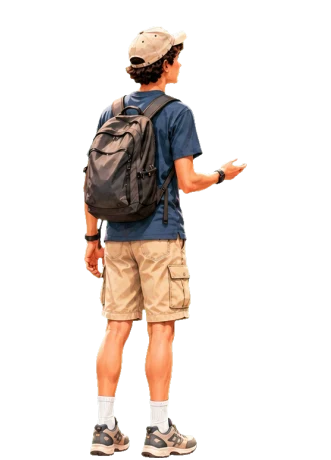
#> input picture specialists/source-art/stand-0.webp, 331 x 460 px
$ python make-figure.py ../specialists/source-art/stand-0.webp out.png
#> lines starting #> are read from the running program, lines starting #| are printed output that depends on the picture; after the words box and inside, x2 and y2 are one past the last pixel; in counts of white or black regions, pixels touching at a corner belong together
#!/usr/bin/env python3
"""
Turn a game sprite (PNG/WebP with transparency) into a printable flat figure (binary STL).

The silhouette is extruded into a slab, so the mesh is closed by construction:
top cap + bottom cap (the same triangulation) + one wall quad per contour edge.
Every edge then belongs to exactly two triangles (watertight), which the site checks
again in the browser on the delivered file.

Only numpy and Pillow. No 3D model, no network.

usage: make-figure.py SRC OUT.stl [--frame COL,ROW --grid COLS,ROWS] [--height-mm 80] [--thick-mm 6]
                      [--eps-px 1.2] [--preview OUT.png]
"""
import argparse
import json
import struct
from collections import deque

import numpy as np
from PIL import Image


# ------------------------------------------------------------------ mask
def load_mask(path, frame=None, grid=None, alpha=128, blur=2.0):
    im = Image.open(path).convert('RGBA')
    if frame and grid:
        cols, rows = grid
        fw, fh = im.width // cols, im.height // rows
        c, r = frame
        im = im.crop((c * fw, r * fh, (c + 1) * fw, (r + 1) * fh))
    # a light blur of the alpha before thresholding: smooth outline instead of the sprite's pixel steps
    from PIL import ImageFilter

    al = im.getchannel('A')
    if blur:
        al = al.filter(ImageFilter.GaussianBlur(blur))
    a = np.array(al) >= alpha
    return a, im


def dilate(m):
    p = np.pad(m, 1)
    return p[1:-1, 1:-1] | p[:-2, 1:-1] | p[2:, 1:-1] | p[1:-1, :-2] | p[1:-1, 2:]


def erode(m):
    p = np.pad(m, 1)
    return p[1:-1, 1:-1] & p[:-2, 1:-1] & p[2:, 1:-1] & p[1:-1, :-2] & p[1:-1, 2:]


def largest_component(m):
    h, w = m.shape
    lab = np.zeros(m.shape, np.int32)
    best, best_n, n = 0, 0, 0
    for y, x in zip(*np.nonzero(m)):
        if lab[y, x]:
            continue
        n += 1
        q = deque([(y, x)])
        lab[y, x] = n
        size = 0
        while q:
            cy, cx = q.popleft()
            size += 1
            for ny, nx in ((cy - 1, cx), (cy + 1, cx), (cy, cx - 1), (cy, cx + 1)):
                if 0 <= ny < h and 0 <= nx < w and m[ny, nx] and not lab[ny, nx]:
                    lab[ny, nx] = n
                    q.append((ny, nx))
        if size > best_n:
            best, best_n = n, size
    return lab == best


def fill_holes(m):
    """Background not reachable from the border is a hole: fill it (a solid figure)."""
    h, w = m.shape
    seen = np.zeros(m.shape, bool)
    q = deque()
    for y in range(h):
        for x in (0, w - 1):
            if not m[y, x] and not seen[y, x]:
                seen[y, x] = True
                q.append((y, x))
    for x in range(w):
        for y in (0, h - 1):
            if not m[y, x] and not seen[y, x]:
                seen[y, x] = True
                q.append((y, x))
    while q:
        cy, cx = q.popleft()
        for ny, nx in ((cy - 1, cx), (cy + 1, cx), (cy, cx - 1), (cy, cx + 1)):
            if 0 <= ny < h and 0 <= nx < w and not m[ny, nx] and not seen[ny, nx]:
                seen[ny, nx] = True
                q.append((ny, nx))
    return ~seen


def remove_pinches(m):
    """Two pixels touching only at a corner make the outline touch itself: fill one of the gaps."""
    for _ in range(20):
        a, b, c, d = m[:-1, :-1], m[:-1, 1:], m[1:, :-1], m[1:, 1:]
        p1 = a & d & ~b & ~c
        p2 = b & c & ~a & ~d
        if not (p1.any() or p2.any()):
            return m
        m = m.copy()
        m[:-1, 1:] |= p1
        m[:-1, :-1] |= p2
    return m


def clean_mask(m, close=2):
    m = np.pad(m, 2)
    for _ in range(close):
        m = dilate(m)
    for _ in range(close):
        m = erode(m)
    m = largest_component(m)
    m = fill_holes(m)
    m = remove_pinches(m)
    return m


# ------------------------------------------------------------------ outline
def trace_outline(m):
    """Walk the pixel-edge boundary of a single filled, hole-free region. Returns corner points, CCW in y-up."""
    h, w = m.shape
    nxt = {}
    # directed edges with the filled pixel on the left (image coords, y down → this is clockwise on screen)
    for y, x in zip(*np.nonzero(m)):
        if y == 0 or not m[y - 1, x]:
            nxt[(x + 1, y)] = (x, y)  # top edge, right→left
        if y == h - 1 or not m[y + 1, x]:
            nxt[(x, y + 1)] = (x + 1, y + 1)  # bottom edge, left→right
        if x == 0 or not m[y, x - 1]:
            nxt[(x, y)] = (x, y + 1)  # left edge, down
        if x == w - 1 or not m[y, x + 1]:
            nxt[(x + 1, y + 1)] = (x + 1, y)  # right edge, up
    start = min(nxt)
    pts = [start]
    cur = nxt[start]
    guard = 0
    while cur != start:
        pts.append(cur)
        cur = nxt[cur]
        guard += 1
        if guard > len(nxt) + 2:
            raise RuntimeError('outline did not close')
    if len(pts) != len(nxt):
        raise RuntimeError(f'outline is not a single loop ({len(pts)} of {len(nxt)} edges)')
    return np.array(pts, float)


def dp(pts, eps):
    """Douglas–Peucker on an open polyline."""
    if len(pts) < 3:
        return pts
    a, b = pts[0], pts[-1]
    ab = b - a
    L = np.hypot(*ab)
    if L == 0:
        d = np.hypot(*(pts - a).T)
    else:
        d = np.abs(ab[0] * (pts[:, 1] - a[1]) - ab[1] * (pts[:, 0] - a[0])) / L
    i = int(np.argmax(d))
    if d[i] <= eps:
        return np.array([a, b])
    left = dp(pts[: i + 1], eps)
    right = dp(pts[i:], eps)
    return np.vstack([left[:-1], right])


def simplify_closed(pts, eps):
    # split the loop at the two points farthest apart, simplify both halves
    i = 0
    j = int(np.argmax(np.hypot(*(pts - pts[0]).T)))
    a = dp(np.vstack([pts[i : j + 1]]), eps)
    b = dp(np.vstack([pts[j:], pts[:1]]), eps)
    out = np.vstack([a[:-1], b[:-1]])
    return out


def seg_intersect(p1, p2, p3, p4):
    def orient(a, b, c):
        return (b[0] - a[0]) * (c[1] - a[1]) - (b[1] - a[1]) * (c[0] - a[0])

    d1, d2 = orient(p3, p4, p1), orient(p3, p4, p2)
    d3, d4 = orient(p1, p2, p3), orient(p1, p2, p4)
    return (d1 > 0) != (d2 > 0) and (d3 > 0) != (d4 > 0) and d1 * d2 < 0 and d3 * d4 < 0


def is_simple(poly):
    n = len(poly)
    for i in range(n):
        a, b = poly[i], poly[(i + 1) % n]
        for j in range(i + 2, n):
            if i == 0 and j == n - 1:
                continue
            if seg_intersect(a, b, poly[j], poly[(j + 1) % n]):
                return False
    return True


def signed_area(poly):
    x, y = poly[:, 0], poly[:, 1]
    return 0.5 * float(np.dot(x, np.roll(y, -1)) - np.dot(np.roll(x, -1), y))


# ------------------------------------------------------------------ triangulation (ear clipping, CCW polygon)
def triangulate(poly):
    n = len(poly)
    idx = list(range(n))
    tris = []

    def cross(o, a, b):
        return (a[0] - o[0]) * (b[1] - o[1]) - (a[1] - o[1]) * (b[0] - o[0])

    def inside(p, a, b, c):
        return cross(a, b, p) >= 0 and cross(b, c, p) >= 0 and cross(c, a, p) >= 0

    guard = 0
    while len(idx) > 3:
        guard += 1
        if guard > 10 * n * n:
            raise RuntimeError('ear clipping stuck')
        found = False
        m = len(idx)
        for k in range(m):
            i0, i1, i2 = idx[(k - 1) % m], idx[k], idx[(k + 1) % m]
            a, b, c = poly[i0], poly[i1], poly[i2]
            if cross(a, b, c) <= 1e-12:
                continue  # reflex or degenerate
            if any(inside(poly[j], a, b, c) for j in idx if j not in (i0, i1, i2)):
                continue
            tris.append((i0, i1, i2))
            del idx[k]
            found = True
            break
        if not found:
            # drop a collinear vertex, if any, and retry
            for k in range(len(idx)):
                i0, i1, i2 = idx[(k - 1) % len(idx)], idx[k], idx[(k + 1) % len(idx)]
                if abs(cross(poly[i0], poly[i1], poly[i2])) <= 1e-12:
                    del idx[k]
                    found = True
                    break
        if not found:
            raise RuntimeError('no ear found: polygon is not simple')
    tris.append(tuple(idx))
    return tris


# ------------------------------------------------------------------ mesh
def extrude(poly_mm, tris, thick):
    """Closed slab: bottom (z=0, facing down), top (z=thick, facing up), walls. Outward normals for a CCW polygon."""
    n = len(poly_mm)
    V = [(x, y, 0.0) for x, y in poly_mm] + [(x, y, thick) for x, y in poly_mm]
    F = []
    for a, b, c in tris:
        F.append((n + a, n + b, n + c))  # top, CCW seen from +z
        F.append((c, b, a))  # bottom, reversed
    for i in range(n):
        j = (i + 1) % n
        F.append((i, j, n + j))
        F.append((i, n + j, n + i))
    return np.array(V, float), F


def write_stl(path, V, F, name=b'just-cents figure'):
    with open(path, 'wb') as f:
        f.write(name.ljust(80, b' ')[:80])
        f.write(struct.pack('<I', len(F)))
        for a, b, c in F:
            p, q, r = V[a], V[b], V[c]
            nrm = np.cross(q - p, r - p)
            L = np.linalg.norm(nrm)
            nrm = nrm / L if L else nrm
            f.write(struct.pack('<12fH', *nrm, *p, *q, *r, 0))


def edge_report(F):
    from collections import Counter

    und = Counter()
    dirs = Counter()
    for a, b, c in F:
        for u, v in ((a, b), (b, c), (c, a)):
            und[(min(u, v), max(u, v))] += 1
            dirs[(u, v)] += 1
    open_edges = sum(1 for k in und.values() if k != 2)
    bad_dir = sum(1 for k in dirs.values() if k != 1)
    return open_edges, bad_dir, len(und)


def main():
    ap = argparse.ArgumentParser()
    ap.add_argument('src')
    ap.add_argument('out')
    ap.add_argument('--frame')
    ap.add_argument('--grid')
    ap.add_argument('--height-mm', type=float, default=80.0)
    ap.add_argument('--thick-mm', type=float, default=6.0)
    ap.add_argument('--eps-px', type=float, default=1.6)
    ap.add_argument('--blur-px', type=float, default=2.0)
    ap.add_argument('--preview')
    a = ap.parse_args()
    frame = tuple(int(v) for v in a.frame.split(',')) if a.frame else None
    grid = tuple(int(v) for v in a.grid.split(',')) if a.grid else None
    m, im = load_mask(a.src, frame, grid, blur=a.blur_px)
#> in load_mask, im is the input picture: PIL image 331x460 RGBA; mean R, G, B, A 42.7, 38.4, 30.8, 53.6
#> in load_mask, `al = al.filter(ImageFilter.GaussianBlur(blur))`:
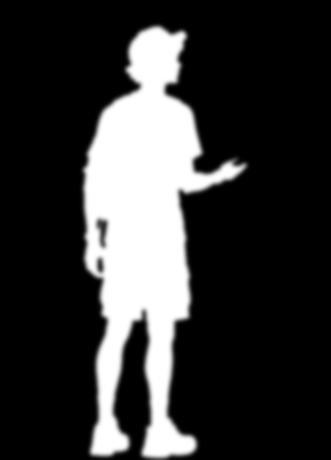
#> al: PIL image 331x460 L; min 0, max 255, mean 53.6
#> in load_mask, `a = np.array(al) >= alpha`:
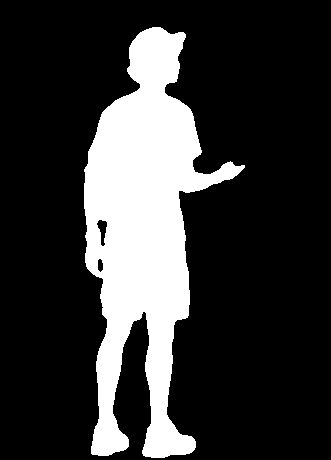
#> a: shape (460, 331) bool; 21% white; 1 white region, box (x1, y1, x2, y2) and area: (84, 27, 245, 458) 32039
    m = clean_mask(m)
#> in clean_mask, `m = np.pad(m, 2)`: m: shape (464, 335) bool; 20.6% white; 1 white region, box (x1, y1, x2, y2) and area: (86, 29, 247, 460) 32039
#> the loop in clean_mask, `for _ in range(close):` made 2 passes
#> pass 1, in erode, `p = np.pad(m, 1)`:
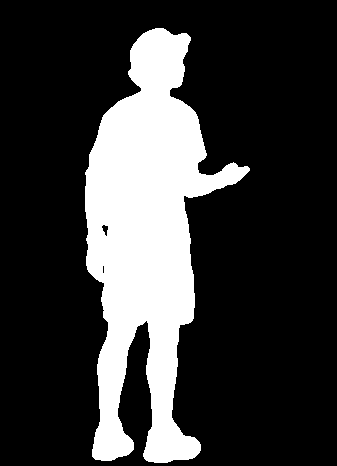
#> p: shape (466, 337) bool; 22.3% white; 1 white region, box (x1, y1, x2, y2) and area: (85, 28, 250, 463) 35015
#> the loop in largest_component, `for y, x in zip(*np.nonzero(m)):` made 32123 passes
#> (y, x, n, best, best_n) on pass 1: (29, 154, 1, 1, 32123)
#> (y, x) on passes 2 to 7: (29, 155), (29, 156), (29, 157), (29, 158), (29, 159), (29, 160)
#> after the loop in largest_component, `for y, x in zip(*np.nonzero(m)):`: lab: shape (464, 335) int32; values 0 (black) and 1 (white), 20.7% white; 1 white region, box (x1, y1, x2, y2) and area: (86, 29, 247, 460) 32123
#> after the loop in largest_component, `for y, x in zip(*np.nonzero(m)):`: best = 1; best_n = 32123; n = 1
#> after the loop in fill_holes, `for y in range(h):`:
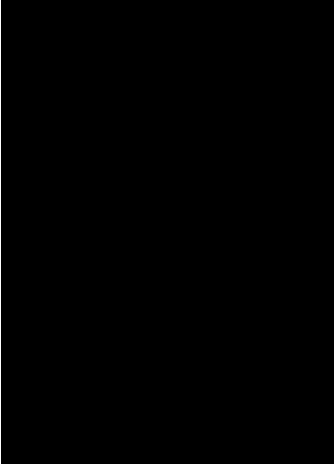
#> seen: shape (464, 335) bool; 0.6% white in thin lines or dots
#> after the loop in fill_holes, `for x in range(w):`:
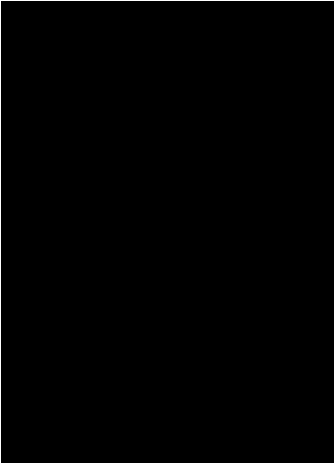
#> seen: shape (464, 335) bool; 1% white in thin lines or dots
#> after the loop in fill_holes, `while q:`: seen: shape (464, 335) bool; 79.2% white; 1 black region, box (x1, y1, x2, y2) and area: (86, 29, 247, 460) 32262
#> the loop in remove_pinches, `for _ in range(20):` made 1 pass
#> pass 1, in remove_pinches, `a, b, c, d = m[:-1, :-1], m[:-1, 1:], m[1:, :-1], m[1:, 1:]`:
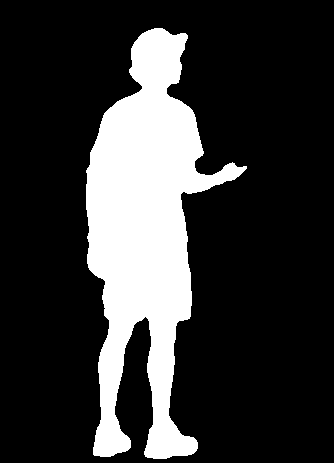
#> c: shape (463, 334) bool; 20.9% white; 1 white region, box (x1, y1, x2, y2) and area: (86, 28, 247, 459) 32262
#> pass 1, in remove_pinches, `a, b, c, d = m[:-1, :-1], m[:-1, 1:], m[1:, :-1], m[1:, 1:]`:
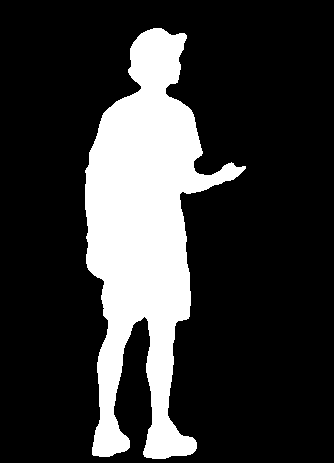
#> d: shape (463, 334) bool; 20.9% white; 1 white region, box (x1, y1, x2, y2) and area: (85, 28, 246, 459) 32262
    outline = trace_outline(m)
#> the loop in trace_outline, `for y, x in zip(*np.nonzero(m)):` made 32262 passes
#> (y, x) on passes 1 to 3: (29, 154), (29, 155), (29, 156)
#> after the loop in trace_outline, `for y, x in zip(*np.nonzero(m)):`: nxt = 1790 items
#> in trace_outline, `start = min(nxt)`: start = (86, 171)
#> in trace_outline, `pts = [start]`: pts = [(86, 171)]
#> in trace_outline, `cur = nxt[start]`: cur = (86, 172)
#> the loop in trace_outline, `while cur != start:` made 1789 passes
#> cur on passes 1 to 3: (86, 173), (86, 174), (87, 174)
#> after the loop in trace_outline, `while cur != start:`: guard = 1789; pts = 1790 pairs, first value 86 to 247, second value 29 to 460
#> outline has the same summary as pts in trace_outline
    eps = a.eps_px
    while True:
        poly = simplify_closed(outline, eps)
        if is_simple(poly) or eps < 0.3:
            break
        eps *= 0.7
#> this loop made 1 pass
#> j in simplify_closed on pass 1: 793
    if not is_simple(poly):
        raise SystemExit('outline is not simple even at small tolerance')
    # image y goes down: flip to y-up, then make it CCW
    poly = np.column_stack([poly[:, 0], -poly[:, 1]])
    if signed_area(poly) < 0:
        poly = poly[::-1]
    poly -= poly.min(axis=0)
    scale = a.height_mm / poly[:, 1].max()
    poly_mm = poly * scale
    tris = triangulate(poly_mm)
    V, F = extrude(poly_mm, tris, a.thick_mm)
#> the loop in extrude, `for a, b, c in tris:` made 91 passes
#> (a, b, c) on passes 1 to 12: (92, 0, 1), (92, 1, 2), (2, 3, 4), (92, 2, 4), (92, 4, 5), (92, 5, 6), (6, 7, 8), (8, 9, 10), (6, 8, 10), (11, 12, 13), (11, 13, 14), (14, 15, 16)
    write_stl(a.out, V, F)
#> the loop in write_stl, `for a, b, c in F:` made 368 passes
#> (a, b, c) on passes 1 to 3: (185, 93, 94), (1, 0, 92), (185, 94, 95)
    open_edges, bad_dir, edges = edge_report(F)
#> the loop in edge_report, `for a, b, c in F:` made 368 passes
    size = (V.max(axis=0) - V.min(axis=0)).round(2).tolist()
    info = {
        'src': a.src.split('/')[-1],
        'frame': a.frame,
        'outline_points': len(poly_mm),
        'triangles': len(F),
        'size_mm': size,
        'open_edges': open_edges,
        'misoriented_edges': bad_dir,
        'eps_px': round(eps, 3),
    }
    print(json.dumps(info))
#| {"src": "stand-0.webp", "frame": null, "outline_points": 93, "triangles": 368, "size_mm": [29.88, 80.0, 6.0], "open_edges": 0, "misoriented_edges": 0, "eps_px": 1.6}
    if a.preview:
        from PIL import ImageDraw

        k = 4
        W, H = int(poly_mm[:, 0].max() * k) + 20, int(poly_mm[:, 1].max() * k) + 20
        img = Image.new('RGB', (W, H), (245, 240, 242))
        d = ImageDraw.Draw(img)
        P = [(10 + x * k, H - 10 - y * k) for x, y in poly_mm]
        for t in tris:
            d.polygon([P[i] for i in t], outline=(200, 190, 200), fill=(150, 90, 160))
        d.line(P + [P[0]], fill=(40, 30, 40), width=2)
        img.save(a.preview)


if __name__ == '__main__':
    main()

$ run again, on specialists/source-art/stand-2.webp
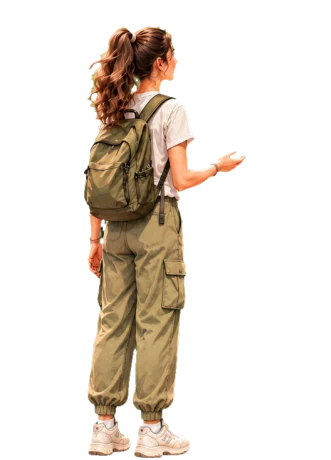
#> input picture specialists/source-art/stand-2.webp, 331 x 460 px
#> in load_mask, im is the input picture: PIL image 331x460 RGBA; mean R, G, B, A 48.6, 43.2, 30.8, 60.2
#> in load_mask, `a = np.array(al) >= alpha`:
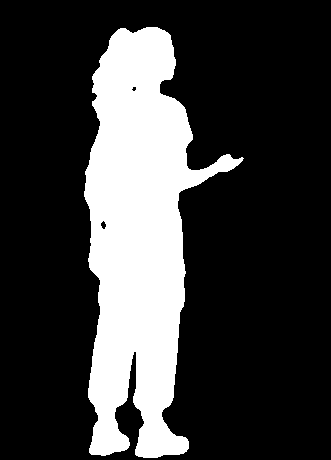
#> a: shape (460, 331) bool; 23.6% white; 1 white region, box (x1, y1, x2, y2) and area: (84, 27, 244, 458) 35949
#> the loop in largest_component, `for y, x in zip(*np.nonzero(m)):` made 36017 passes
#> (y, x, n, best, best_n) on pass 1: (29, 148, 1, 1, 36017)
#> after the loop in largest_component, `for y, x in zip(*np.nonzero(m)):`: best = 1; best_n = 36017; n = 1
#> the loop in remove_pinches, `for _ in range(20):` made 1 pass
#> pass 1, in remove_pinches, `a, b, c, d = m[:-1, :-1], m[:-1, 1:], m[1:, :-1], m[1:, 1:]`:
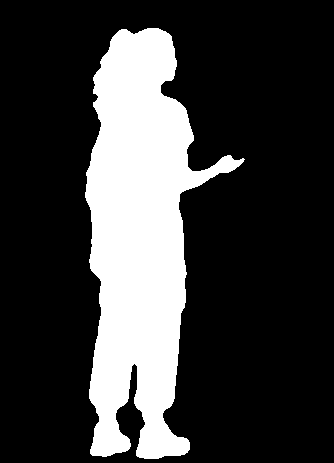
#> d: shape (463, 334) bool; 23.3% white; 1 white region, box (x1, y1, x2, y2) and area: (85, 28, 245, 459) 36035
#> the loop in trace_outline, `for y, x in zip(*np.nonzero(m)):` made 36035 passes
#> (y, x) on passes 1 to 3: (29, 148), (29, 149), (29, 150)
#> after the loop in trace_outline, `for y, x in zip(*np.nonzero(m)):`: nxt = 1674 items
#> start = (86, 193)
#> in trace_outline, `pts = [start]`: pts = [(86, 193)]
#> in trace_outline, `cur = nxt[start]`: cur = (86, 194)
#> the loop in trace_outline, `while cur != start:` made 1673 passes
#> cur on passes 1 to 3: (86, 195), (86, 196), (86, 197)
#> after the loop in trace_outline, `while cur != start:`: guard = 1673; pts = 1674 pairs, first value 86 to 246, second value 29 to 460
#> outline has the same summary as pts in trace_outline
#> the loop in main, `while True:` made 1 pass
#> j in simplify_closed on pass 1: 665
#> the loop in extrude, `for a, b, c in tris:` made 93 passes
#> (a, b, c) on passes 1 to 8: (94, 0, 1), (94, 1, 2), (3, 4, 5), (2, 3, 5), (94, 2, 5), (5, 6, 7), (7, 8, 9), (7, 9, 10)
#> the loop in write_stl, `for a, b, c in F:` made 376 passes
#> (a, b, c) on passes 1 to 3: (189, 95, 96), (1, 0, 94), (189, 96, 97)
#> the loop in edge_report, `for a, b, c in F:` made 376 passes
#| {"src": "stand-2.webp", "frame": null, "outline_points": 95, "triangles": 376, "size_mm": [29.7, 80.0, 6.0], "open_edges": 0, "misoriented_edges": 0, "eps_px": 1.6}
